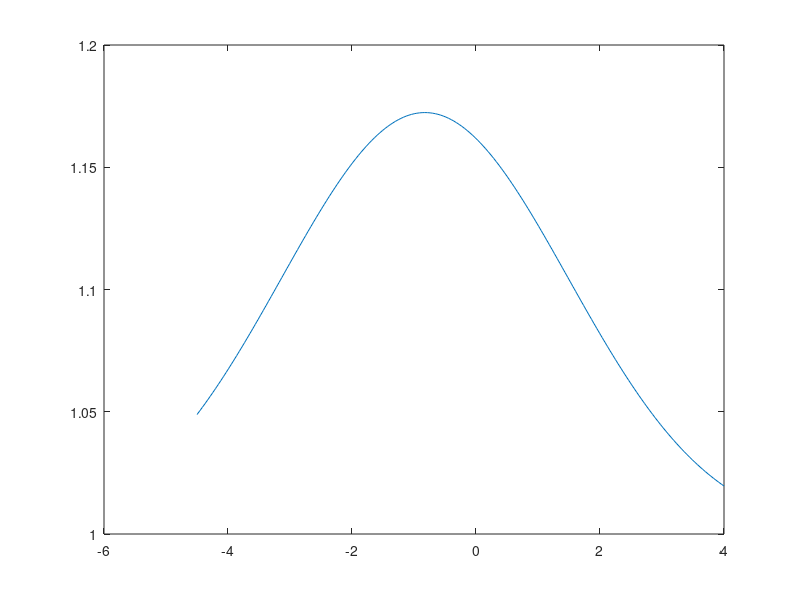

The MATLAB script that drew this image:
clear all; close all;
load('data.mat');
fx = x;
dx = linspace(0,length(x) , length(x));
plot(dx,fx,'o');

% Create random partitions
Y = random( makedist('Uniform') , 200 , 1);

select1 = Y <= 1./3.;
partition1 = fx .* select1;
partition1(partition1 == 0) = [];
mu(1) = mean(partition1);
sigma(1) = std(partition1);
alpha(1) = length(partition1)/length(fx);

select2 = (Y > 1./3.) & (Y <= 2./3.);
partition2 = fx .* select2;
partition2(partition2 == 0) = [];
mu(2) = mean(partition2);
sigma(2) = std(partition2);
alpha(2) = length(partition2)/length(fx);


select3 = (Y > 2./3.);
partition3 = fx .* select3;
partition3(partition3 == 0) = [];
mu(3) = mean(partition3);
sigma(3) = std(partition3);
alpha(3) = length(partition3)/length(fx);

eps = 0.5;
N = 100;
mu_array = zeros(3 , 12);
mu_array(1 , 1) = mu(1);
mu_array(2 , 1) = mu(2);
mu_array(3 , 1) = mu(3);

sigma_array = zeros(3 , 12);
sigma_array(1 , 1) = sigma(1);
sigma_array(2 , 1) = sigma(2);
sigma_array(3 , 1) = sigma(3);

alpha_array = zeros(3 , 12);
alpha_array(1 , 1) = alpha(1);
alpha_array(2 , 1) = alpha(2);
alpha_array(3 , 1) = alpha(3);

p = zeros(200 , 3);

n = 1;
while(true)
    p(: , 1) = normpdf(fx,mu_array(1,n),sigma_array(1,n))*alpha_array(1,n);
    p(: , 2) = normpdf(fx,mu_array(2,n),sigma_array(3,n))*alpha_array(2,n);
    p(: , 3) = normpdf(fx,mu_array(3,n),sigma_array(3,n))*alpha_array(3,n);
    
    normsum = sum(p,2);
    
    p(: , 1) = p(: , 1) .* (1./normsum);
    p(: , 2) = p(: , 2) .* (1./normsum);
    p(: , 3) = p(: , 3) .* (1./normsum);

    summed_rows = sum(p,1);
    
    mu_array(1 , n+1) = (1./summed_rows(1))*sum(fx .* p(: , 1) , 1);
    mu_array(2 , n+1) = (1./summed_rows(2))*sum(fx .* p(: , 2) , 1);
    mu_array(3 , n+1) = (1./summed_rows(3))*sum(fx .* p(: , 3) , 1);

    sigma_array(1 , n+1) = (1./summed_rows(1))*sum((fx-mu_array(1 , n+1)).^2 .* p(: , 1) , 1);
    sigma_array(2 , n+1) = (1./summed_rows(1))*sum((fx-mu_array(2 , n+1)).^2 .* p(: , 2) , 1);
    sigma_array(3 , n+1) = (1./summed_rows(1))*sum((fx-mu_array(3 , n+1)).^2 .* p(: , 3) , 1);

    mean_p = mean(p , 1);
    
    alpha_array(1 , n+1) = mean_p(1);
    alpha_array(2 , n+1) = mean_p(2);
    alpha_array(3 , n+1) = mean_p(3);
    
    for j =1:3
        ix = linspace (-4.5 ,4 ,200);
        plot(ix,normpdf(ix, mu_array(j , n),sigma_array(j,n))+1);
    end
    
    mu_delta = sum(abs(mu_array(: , n)-mu_array(: , n+1)));
    sigma_delta = sum(abs(sigma_array(: , n)-sigma_array(: , n+1)));
    if (mu_delta < eps) & (sigma_delta < eps); break; end
    n = n + 1;
end
alpha_array
sigma_array
mu_array